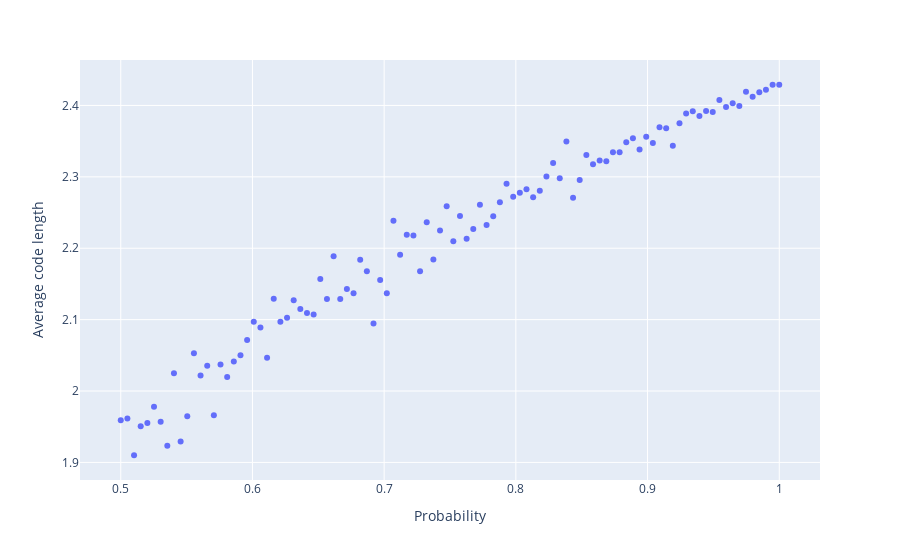

The notebook cell saved with this chart:
### Code cell
px.scatter(x=p_space, y=avg_code_lengths_by_p, labels={'x': 'Probability', 'y': 'Average code length'})
